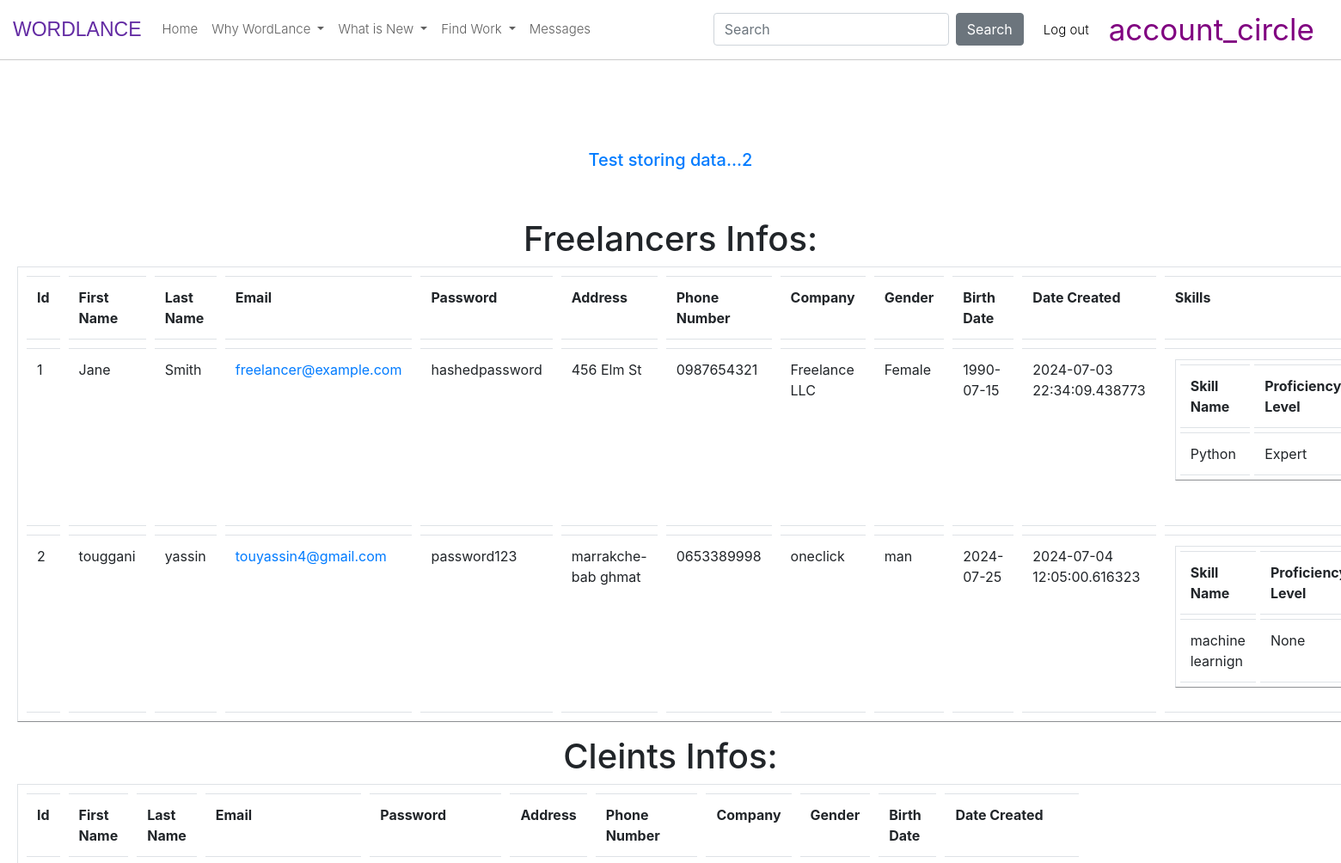
Page /data (signed in, upper part) on the earlier database version.
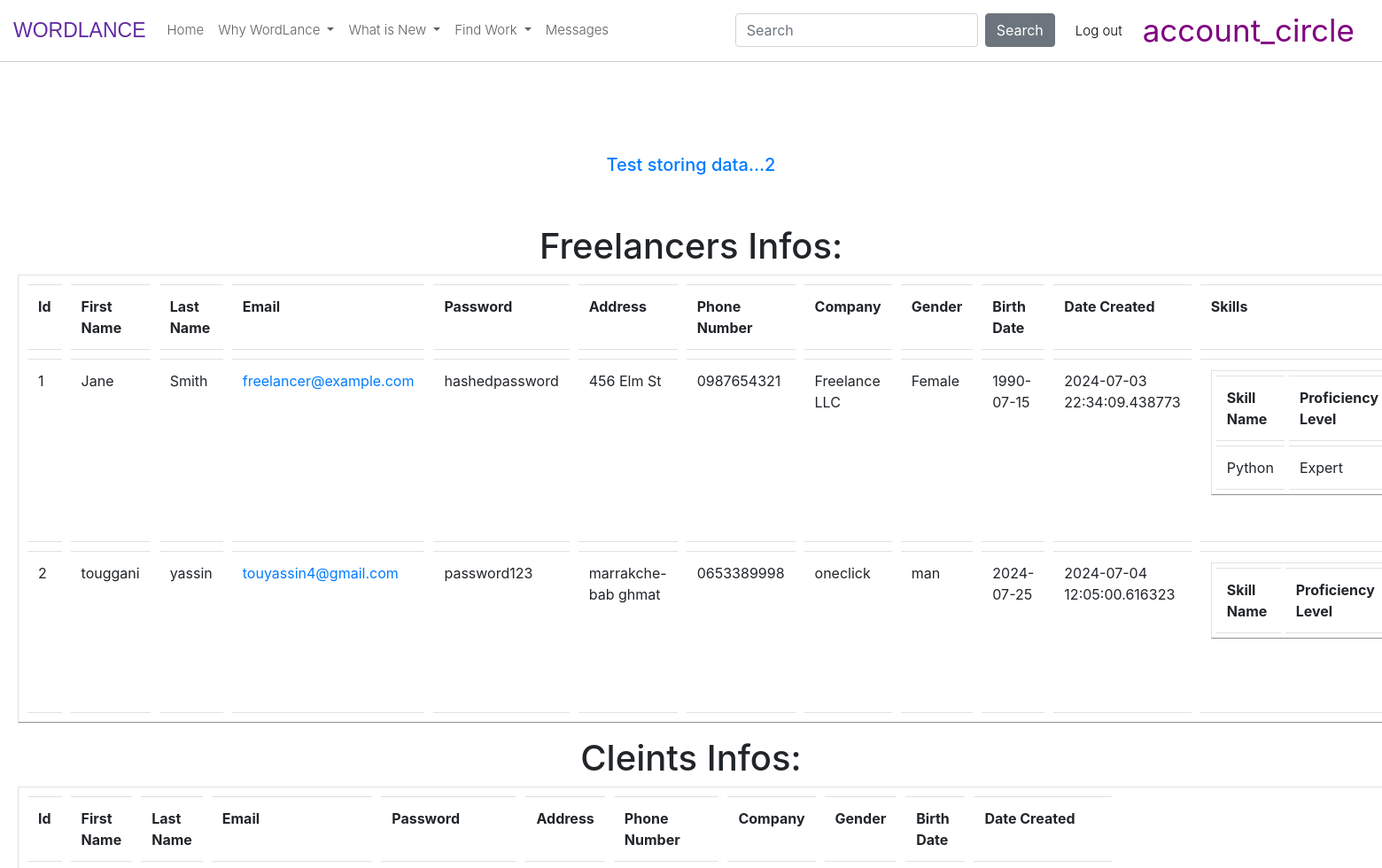
Same page on the later database version.
### app.py (models this page shows)
class freelancers(UserMixin, db.Model):
    id = db.Column(db.Integer, primary_key=True, autoincrement=True)
    email = db.Column(db.String(50), unique=True, nullable=False)
    password = db.Column(db.String(128), nullable=False)  # Adjusted for secure hashing
    firstname = db.Column(db.String(50), nullable=False)
    lastname = db.Column(db.String(50), nullable=False)
    phone_num = db.Column(db.String(20), nullable=True)
    succeces = db.Column(db.Integer, nullable=True)
    address = db.Column(db.String(255))
    gender = db.Column(db.String(20))
    birthdate = db.Column(db.Date)
    company = db.Column(db.String(50), nullable=True)
    self_intro = db.Column(db.String(1000), nullable=False)
    profile_title = db.Column(db.String(50), nullable=False)
    price_of_work_for_hour = db.Column(db.Integer, nullable=True)
    date_created = db.Column(db.DateTime, default=datetime.utcnow)

class Skills(db.Model):
    skill_id = db.Column(db.Integer, primary_key=True, autoincrement=True)
    job_id = db.Column(db.Integer, ForeignKey('joboffers.job_id'), nullable=True)
    id = db.Column(db.Integer, ForeignKey('freelancers.id'), nullable=True)
    skill_name = db.Column(db.String(100), nullable=False)
    proficiency_level = db.Column(db.String(50), nullable=True)

### app.py (the view)
@app.route('/data', methods=['GET', 'POST'])
@login_required
def data():
    shpr = None
    clients_infos = clients.query.order_by(clients.date_created).all()
    freelancers_infos = freelancers.query.order_by(freelancers.date_created).all()
    skills  = Skills.query.order_by(Skills.id).all()
    Ex  = experiencs.query.order_by(experiencs.id).all()
    jo  = joboffers.query.order_by(joboffers.date_posted).all()
    if current_user.is_authenticated:
        shpr = True
    else:
        shpr = False
    current_user_email = current_user.email
    login = True
    return render_template("test.html",login=login, clients_infos = clients_infos, current_user_email=current_user_email, freelancers_infos=freelancers_infos, skills=skills, experiencs=Ex, jo=jo, shpr=shpr)

### app.py (called while the page is built)
@login_manager.user_loader
def load_user(id):
    return freelancers.query.get(int(id))

### templates/test.html (shortened to what this page needs)
{% extends "Base.html" %}
{% block content %}
<br>
	<center>
        <div>
            <h3 class="text-primary"style="margin-top: 60px;">Test storing data...{{current_user.id}}</h3><br><br>
            <div>
                <div>
                    <h1>Freelancers Infos:</h1>
                    <table border="1" style="border-collapse: separate; border-spacing: 10px;" class="table table-hover">
                        <tr>
                            <th>Id</th>
                            <th>First Name</th>
                            <th>Last Name</th>
                            <th>Email</th>
                            <th>Password</th>
                            <th>Address</th>
                            <th>Phone Number</th>
                            <th>Company</th>
                            <th>Gender</th>
                            <th>Birth Date</th>
                            <th>Date Created</th>
                            <th>Skills</th>
                        </tr>
                        {% for info in freelancers_infos %}
                            <tr>
                                <td>{{ info.id }}</td>
                                <td>{{ info.firstname }}</td>
                                <td>{{ info.lastname }}</td>
                                <td><a href="{{ url_for('update', id=info.id, foc=1)}}">{{ info.email }}</a></td>
                                <td>{{ info.password }}</td>
                                <td>{{ info.address }}</td>
                                <td>{{ info.phone_num }}</td>
                                <td>{{ info.company }}</td>
                                <td>{{ info.gender }}</td>
                                <td>{{ info.birthdate }}</td>
                                <td>{{ info.date_created }}</td>
                                <td>
                                    <table border="1" style="border-collapse: separate; border-spacing: 5px;" class="table table-hover">
                                        <tr>
                                            <th>Skill Name</th>
                                            <th>Proficiency Level</th>
                                        </tr>
                                        {% for skill in skills %}
                                            {% if skill.id == info.id %}
                                                <tr>
                                                    <td>{{ skill.skill_name }}</td>
                                                    <td>{{ skill.proficiency_level }}</td>
                                                </tr>
                                            {% endif %}
                                        {% endfor %}
                                    </table>
                                </td>
                            </tr>
                        {% endfor %}
                    </table>
                </div>
                <div>
                    <h1>Cleints Infos:</h1>
                    <table border="1" style="border-collapse: separate; border-spacing: 10px;" class="table table-hover">
                        <tr>
                            <th>Id</th>
                            <th>First Name</th>
                            <th>Last Name</th>
                            <th>Email</th>
                            <th>Password</th>
                            <th>Address</th>
                            <th>Phone Number</th>
                            <th>Company</th>
                            <th>Gender</th>
                            <th>Birth Date</th>
                            <th>Date Created</th>
                        </tr>
                    </table>
                </div>
            </div>
                <br><br><br><br>
        </div>
    </center>
{% endblock content %}

Differences in the rows shown:
removed Skills: skill_name "machine learnign", proficiency_level "None", shown under freelancers "touggani"
